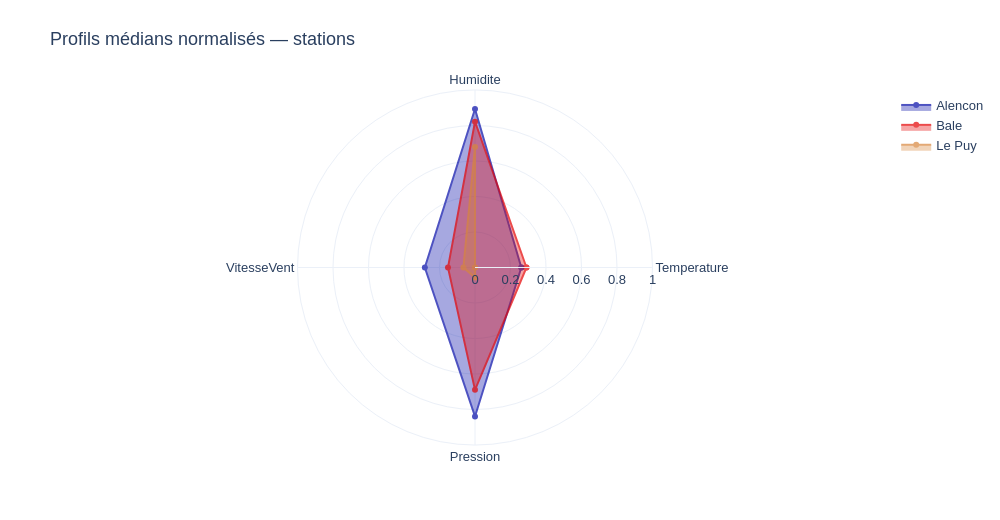

This figure's notebook cell:
### Markdown cell above
### <b><div style='padding:15px;background-color:#d8dcd6;color:#030aa7;font-size:120%;text-align: left'>Plotly</div></b>

### Code cell
ID_GRAPHIQUE = '08_01'
BIBLIOTHEQUE = 'plotly'
fig=go.Figure()
for j,(s,r) in enumerate(a.iterrows()):fig.add_trace(go.Scatterpolar(r=np.r_[r,r.iloc[0]],theta=variables+[variables[0]],fill='toself',name=s,line_color=palette[j],opacity=.7))
fig.update_layout(polar={'radialaxis':{'range':[0,1]}});montrer_plotly(fig,'Profils médians normalisés — stations')

### Figure 1 — Plotly figure (JSON) as saved in the notebook; plotly's stock layout.template omitted (floating-point values rounded to 4 significant figures)
{"data": [{"fill": "toself", "line": {"color": "#030aa7"}, "name": "Alencon", "opacity": 0.7, "r": [0.2609, 0.8929, 0.2826, 0.8391, 0.2609], "theta": ["Temperature", "Humidite", "VitesseVent", "Pression", "Temperature"], "type": "scatterpolar"}, {"fill": "toself", "line": {"color": "#e50000"}, "name": "Bale", "opacity": 0.7, "r": [0.2899, 0.8214, 0.1522, 0.6893, 0.2899], "theta": ["Temperature", "Humidite", "VitesseVent", "Pression", "Temperature"], "type": "scatterpolar"}, {"fill": "toself", "line": {"color": "#d8863b"}, "name": "Le Puy", "opacity": 0.7, "r": [0.0, 0.6786, 0.06522, 0.05567, 0.0], "theta": ["Temperature", "Humidite", "VitesseVent", "Pression", "Temperature"], "type": "scatterpolar"}], "layout": {"font": {"family": "Arial", "size": 13}, "height": 520, "margin": {"b": 75, "l": 70, "r": 45, "t": 90}, "polar": {"radialaxis": {"range": [0, 1]}}, "title": {"text": "Profils médians normalisés — stations"}, "width": 1000}}
